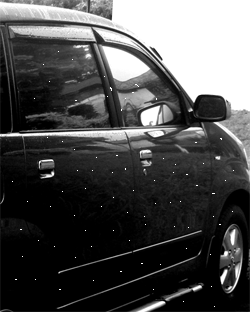
#> input picture mobil.tif, 250 x 312 px
$ python 'filter median.py'
#> lines starting #> are read from the running program, lines starting #| are printed output that depends on the picture
#Import Library
import matplotlib.pyplot as plt
#matplotlib inline

from skimage import data
from skimage.io import imread
from skimage.color import rgb2gray
import numpy as np
#Load & Plot Input Image
citra1 = imread(fname="mobil.tif")
#> citra1 is the input picture: shape (312, 250); min 0, max 255, mean 76.9
citra2 = imread(fname="boneka2.tif")
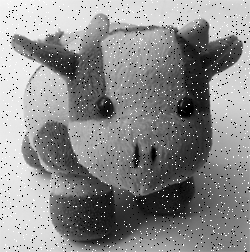
#> input picture boneka2.tif, 250 x 252 px
#> citra2 is the input picture: shape (252, 250); min 0, max 255, mean 139.1

print('Shape citra 1 : ', citra1.shape)
#| Shape citra 1 :  (312, 250)
print('Shape citra 1 : ', citra2.shape)
#| Shape citra 1 :  (252, 250)

fig, axes = plt.subplots(1, 2, figsize=(10, 10))
ax = axes.ravel()

ax[0].imshow(citra1, cmap = 'gray')
ax[0].set_title("Citra 1")
ax[1].imshow(citra2, cmap = 'gray')
ax[1].set_title("Citra 2")

#Menyiapkan variable output
copyCitra1 = citra1.copy()
copyCitra2 = citra2.copy()

m1,n1 = copyCitra1.shape
#> m1 = 312; n1 = 250
output1 = np.empty([m1, n1])

m2,n2 = copyCitra2.shape
#> m2 = 252; n2 = 250
output2 = np.empty([m2, n2])
print('Shape copy citra 1 : ', copyCitra1.shape)
#| Shape copy citra 1 :  (312, 250)
print('Shape output citra 1 : ', output1.shape)
#| Shape output citra 1 :  (312, 250)

print('m1 : ',m1)
#| m1 :  312
print('n1 : ',n1)
#| n1 :  250
print()

print('Shape copy citra 2 : ', copyCitra2.shape)
#| Shape copy citra 2 :  (252, 250)
print('Shape output citra 3 : ', output2.shape)
#| Shape output citra 3 :  (252, 250)
print('m2 : ',m2)
#| m2 :  252
print('n2 : ',n2)
#| n2 :  250
print()
#Proses Filter Median Pada Citra Input 1
for baris in range(0, m1-1):
    for kolom in range(0, n1-1):
        a1 = baris
        b1 = kolom
        dataA = [copyCitra1[a1-1, b1-1], copyCitra1[a1-1, b1], copyCitra1[a1-1, b1+1], \
              copyCitra1[a1, b1-1], copyCitra1[a1, b1], copyCitra1[a1, b1+1], \
              copyCitra1[a1+1, b1-1], copyCitra1[a1+1, b1], copyCitra1[a1+1, b1+1]]

        # Urutkan
        for i in range(1, 8):
            for j in range(i, 9):
                if dataA[i] > dataA[j]:
                    tmpA = dataA[i];
                    dataA[i] = dataA[j];
                    dataA[j]= tmpA;

        output1[a1, b1] = dataA[5]
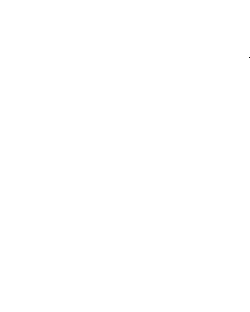
#> output1: shape (312, 250) float64; min -1.28e+294, max 7.78e+205, mean -1.64e+289; drawn with min black and max white
#Proses Filter Median Pada Citra Input 2
for baris in range(0, m2-1):
    for kolom in range(0, n2-1):
        a1 = baris
        b1 = kolom
        dataA = [copyCitra2[a1-1, b1-1], copyCitra2[a1-1, b1], copyCitra2[a1-1, b1+1], \
              copyCitra2[a1, b1-1], copyCitra2[a1, b1], copyCitra2[a1, b1+1], \
              copyCitra2[a1+1, b1-1], copyCitra2[a1+1, b1], copyCitra2[a1+1, b1+1]]

        # Urutkan
        for i in range(1, 8):
            for j in range(i, 9):
                if dataA[i] > dataA[j]:
                    tmpA = dataA[i];
                    dataA[i] = dataA[j];
                    dataA[j]= tmpA;

        output2[a1, b1] = dataA[5]
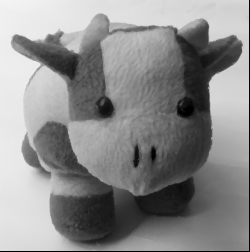
#> output2: shape (252, 250) float64; min 0, max 244, mean 139.2
#Plot Citra Input dan Output Hasil dari Filter Rerata
fig, axes = plt.subplots(2, 2, figsize=(10, 10))
ax = axes.ravel()

ax[0].imshow(citra1, cmap = 'gray')
ax[0].set_title("Input Citra 1")

ax[1].imshow(citra2, cmap = 'gray')
ax[1].set_title("Input Citra 1")

ax[2].imshow(output1, cmap = 'gray')
ax[2].set_title("Output Citra 1")

ax[3].imshow(output2, cmap = 'gray')
ax[3].set_title("Output Citra 2")
plt.show()
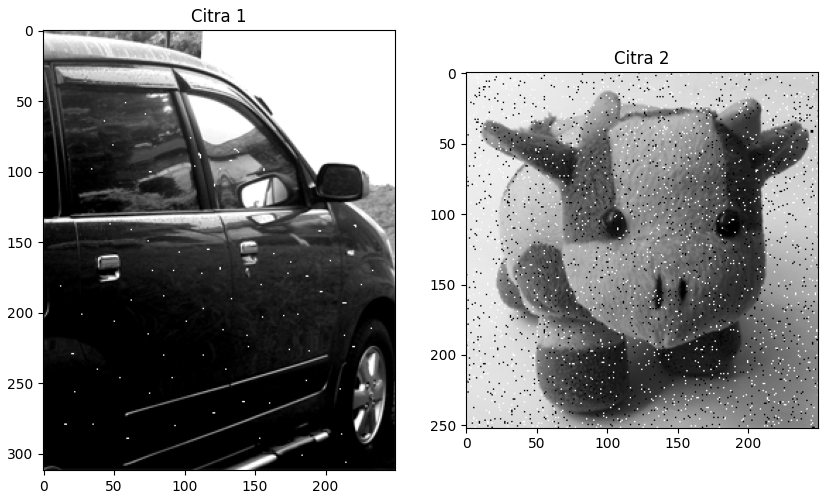
#> figure drawn by matplotlib, 2 panels
